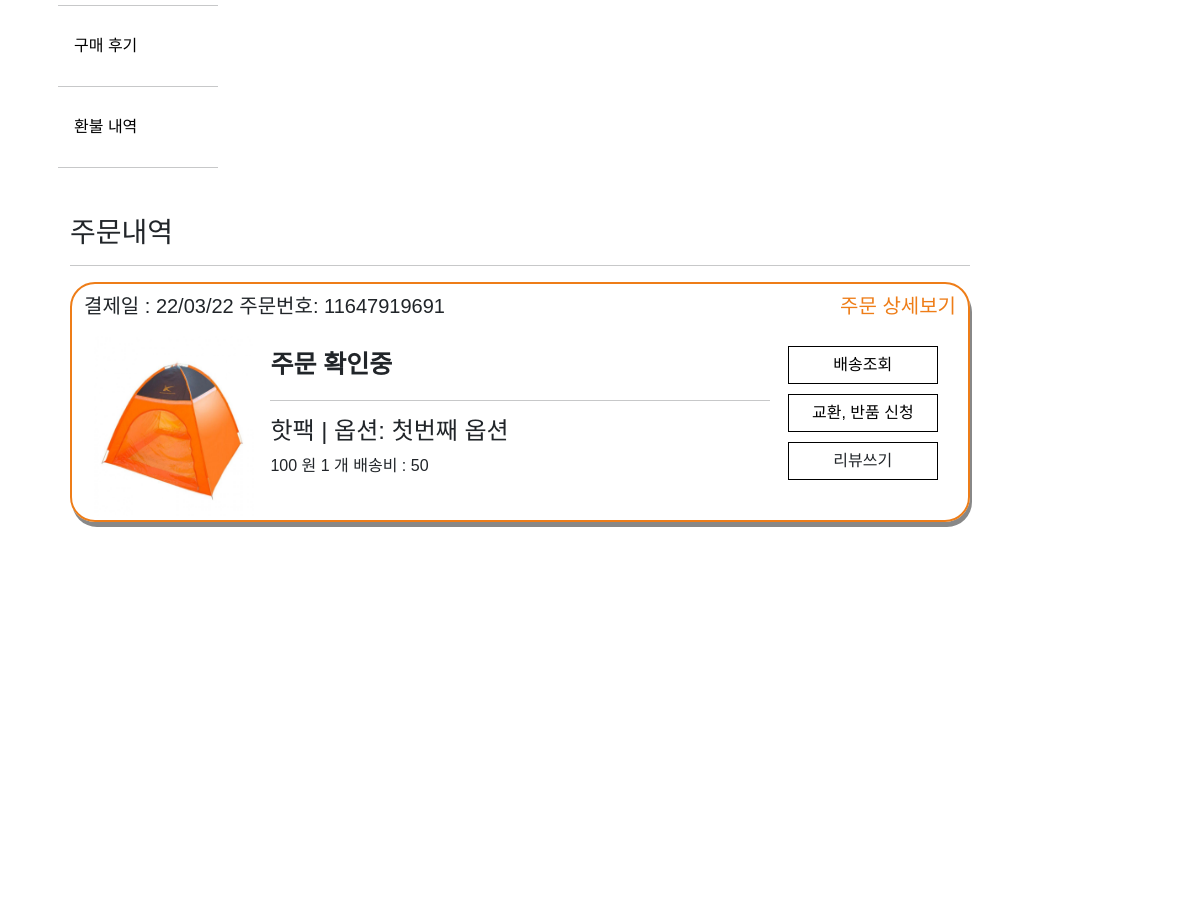
The page /mypage/orderhistory/ (signed in, middle part) on the database as committed earlier.
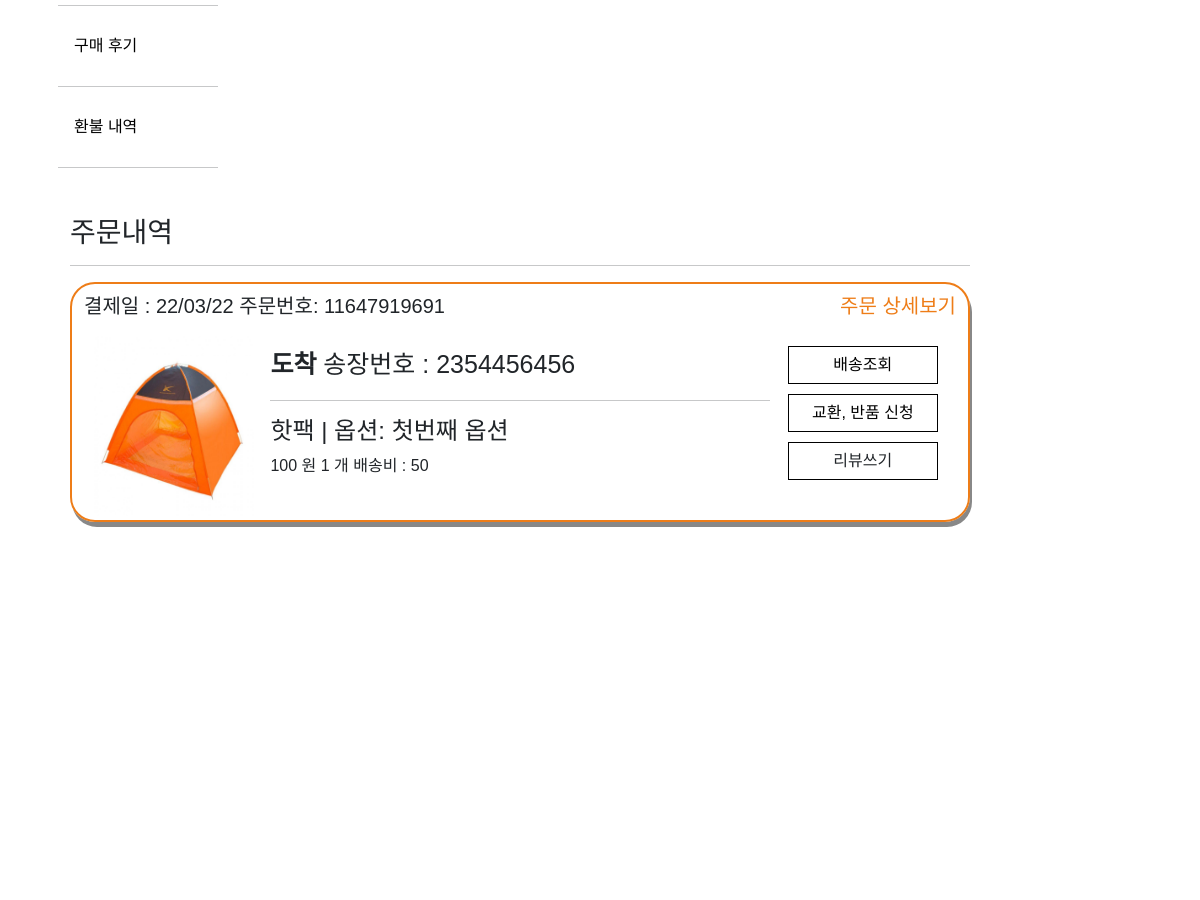
The same page on the database as committed later.
### store/models.py (models this page shows, shortened)
class OrderItem(models.Model):
    product = models.ForeignKey(Product, on_delete=models.SET_NULL, null=True)
    order = models.ForeignKey(Order, on_delete=models.SET_NULL, null=True, blank=True)
    orderHistory = models.ForeignKey(OrderHistory, on_delete=models.SET_NULL, null=True)
    deliver_state = models.CharField(max_length=200, null=True, blank=True)
    quantity = models.IntegerField(default=0, null=True, blank=True)
    date_added = models.DateTimeField(auto_now_add=True)
    item_option_bool = models.BooleanField(default=False, blank=False, null=True)
    deliver_company = models.CharField(max_length=200, null=True, blank=True)
    track_number = models.IntegerField(null=True, blank=True)
    @property
    def get_all_option_name(self):
        orderOptions = self.orderitemoption_set.all()  # 해당 order의 자식 가져와서
        data = ""
        for name in orderOptions:
            data += name.get_option_name + ", "
        data = data.strip(', ')
        return data
    @property  # 배송비
    def get_delivery_price(self):
        return self.product.shipment_price
    @property  # 옵션 포함 가격
    def get_all_total(self):
        total = self.product.price_discount * self.quantity
        orderOptions = self.orderitemoption_set.all()  # 해당 order의 자식 가져와서
        total += sum([item.get_total for item in orderOptions])  # 다더함함
        return total

class OrderHistory(models.Model):
    customer = models.ForeignKey(Customer, on_delete=models.SET_NULL, null=True, blank=True)
    order_name = models.CharField(max_length=200, null=True, blank=True)
    date_ordered = models.DateTimeField(auto_now_add=True)
    date_completed = models.DateTimeField(null=True, blank=True)
    track_number = models.IntegerField(null=True, blank=True)
    payment_state = models.BooleanField(default=False)
    shipping_fee = models.IntegerField(null=True, blank=True)
    order_number = models.IntegerField(null=True, blank=True)
    email = models.EmailField(null=True, blank=True)
    total_fee = models.IntegerField(null=True, blank=True)
    post_code = models.CharField(max_length=200, null=True, blank=True)
    recipent_address1 = models.CharField(max_length=200, null=False)
    recipent_address2 = models.CharField(max_length=200, null=False)
    recipent_number = models.CharField(max_length=50, null=False)
    recipent_name = models.CharField(max_length=50, null=False)
    order_request = models.CharField(max_length=100, null=False)
    orderer_number = models.CharField(max_length=100, null=False)
    orderer_name = models.CharField(max_length=100, null=False)
    receipt_url = models.CharField(max_length=500, null=True, blank=True)
    status = models.CharField(max_length=100, null=True, blank=True)
    emb_pg_provider = models.CharField(max_length=100, null=True, blank=True)
    imp_uid = models.CharField(max_length=100, null=True, blank=True)
    pay_method = models.CharField(max_length=100, null=True, blank=True)

class Product(models.Model):
    product_name = models.CharField(max_length=200)
    price = models.FloatField(null=False, blank=False)
    image_detail = models.ImageField(null=True, blank=True)
    image_title = models.ImageField(null=True, blank=True)
    image_introduce = models.ImageField(null=True, blank=True)
    seller_code = models.CharField(max_length=50, null=False, blank=False)
    price_discount = models.FloatField(null=True)
    discount = models.IntegerField(null=True)
    stock = models.IntegerField()
    first_title = models.CharField(max_length=200)
    second_title = models.CharField(max_length=200)
    shipment_price = models.IntegerField(blank=True)
    hash_tag = models.CharField(max_length=200)
    option_bool = models.BooleanField(default=False, blank=False, null=True)
    collection_tag = models.CharField(max_length=200, null=True)
    item_company = models.CharField(null=False, max_length=200)
    product_status = models.BooleanField(default=False, blank=False, null=True)

class OrderItemOption(models.Model):
    order_item_option = models.ForeignKey(OrderItem, on_delete=models.CASCADE, null=True)
    product_option = models.ForeignKey(ProductOption, on_delete=models.CASCADE, null=True)
    quantity = models.IntegerField(default=0, null=True, blank=True)
    @property
    def get_option_name(self):
        return self.product_option.option_name
    @property
    def get_total(self):
        total = self.product_option.option_price * self.quantity
        return total

class ProductOption(models.Model):
    product = models.ForeignKey(Product, on_delete=models.CASCADE, null=True)
    option_name = models.CharField(max_length=200)
    option_seller_code = models.CharField(max_length=50, null=False, blank=False)
    option_price = models.FloatField(null=False, blank=False)
    option_stock = models.IntegerField()
    option_status = models.BooleanField(default=False, blank=False, null=True)

### store/views.py (the view)
# urls.py: path('mypage/orderhistory/', views.orderhistory, name="orderhistory"),
@login_required(login_url='account_login')
def orderhistory(request):
    customer = request.user.customer
    orderHistory = OrderHistory.objects.filter(customer=customer).order_by('-date_completed')
    orderItem = []
    for order in orderHistory:
        orderItem += order.orderitem_set.all()
    context = {'orderHistory': orderHistory, 'orderItem': orderItem}
    return render(request, 'mypage/orderhistory.html', context)

### store/templates/mypage/orderhistory.html (shortened to what this page needs)
{% extends 'store/mypage.html' %}
{% load static %}
{% block mypage %}
    <div class="container" style=" height: 90rem">
        <div class="item">
            <h3>주문내역</h3>
            <hr>
        </div>
        {% for item in orderItem %}
            {% if item.deliver_state != "refunded" %}
                <div class=" container" id="rcorners2" style=" height: 15rem;">
                    <div class="item" style="padding-top: 10px">
                        <div><h5>결제일 : {{ item.orderHistory.date_completed | date:'y/m/d' }}
                            주문번호: {{ item.orderHistory.order_number }} <a class="orderlist-detail"
                                                                          href="{% url 'orderdetail' item.orderHistory.order_number item.product.seller_code %}"
                                                                          style="float: right">주문 상세보기</a></h5>
                        </div>
                    </div>
                    <div class="item" style="padding: 10px; height: 200px">
                        <div class="container-orderlist" style="flex-direction: row;">
                            <div class="item-orderlist-picture">
                                <img style="width: 160px; height: 180px"
                                     src={{ item.product.image_title.url }}  alt="..."/>
                            </div>
                            <div class="item-orderlist-info" style=" margin: 10px;">
                                {% if item.deliver_state == "checking" %}
                                    <span style="font-size: 25px; "><b>주문 확인중</b></span>
                                {% elif item.deliver_state == "delivering" %}
                                    <span style="font-size: 25px; "><b>배송중 </b> 송장번호 : 2354456456></span>
                                {% elif item.deliver_state == "delivered" %}
                                    <span style="font-size: 25px; "><b>도착 </b> 송장번호 : 2354456456</span>
                                {% endif %}
                                <hr>
                                {% if item.item_option_bool == True %}
                                    <h4>{{ item.product.product_name }} | 옵션: {{ item.get_all_option_name }}</h4>
                                {% else %}
                                    <h4>{{ item.product.product_name }}</h4>
                                {% endif %}
                                <span>{{ item.get_all_total | floatformat:0 }} 원 <span> {{ item.quantity }} 개</span> 배송비 : {{ item.get_delivery_price }}</span>
                            </div>
                            <div class="item-orderlist-button">
                                <div class="center-orderlist-option">
                                    <a class="nav-link-mypage btn"
                                       style="border-style: groove; border-color: black; width: 150px" href="/">배송조회</a>
                                </div>
                                <div class="center-orderlist-option">
                                    <a class="nav-link-mypage btn"
                                       style="border-style: groove; border-color: black; width: 150px"
                                       href="{% url 'cs' item.orderHistory.order_number item.product.seller_code %} ">교환,
                                        반품 신청</a>
                                </div>
                                <div class="center-orderlist-option">
                                    <a class="nav-link-mypage btn"
                                       style="border-style: groove; border-color: black; width: 150px"
                                       onclick="reviewButton({{ item.orderHistory.order_number }},{{ item.product.seller_code }}, '{{ item.deliver_state }}')">리뷰쓰기</a>
                                </div>
                            </div>
                        </div>
                    </div>
                </div>
            {% endif %}
        {% endfor %}
    </div>
{% endblock mypage %}

Rows that differ between the two databases and show on the page:
changed OrderItem "핫팩": deliver_state "주문 확인중" → "도착 송장번호 : 2354456456"
